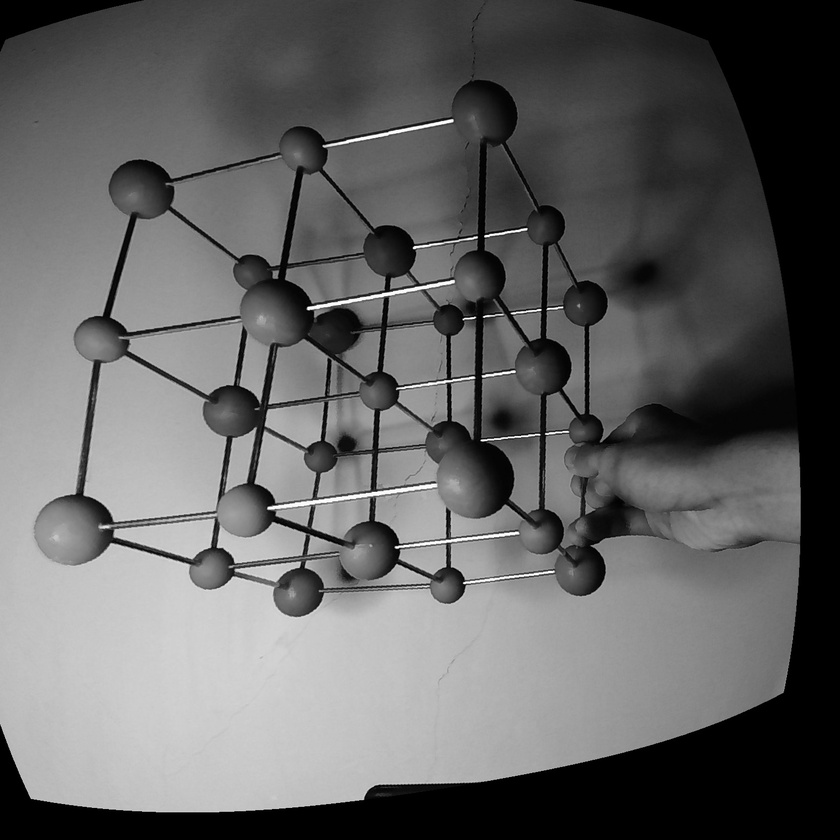
#> input picture Hamster/Week 13/LEFT_1.jpg, 840 x 840 px, shrunk from 1520 x 1520 before the run, found by its file name
$ python line_scope.py
#> lines starting #> are read from the running program, lines starting #| are printed output that depends on the picture
import cv2
import numpy as np
import math

def line_scope(file_name):
#> called with file_name = 'Left_1.jpg'
    img = cv2.imread(file_name)
#> img is the input picture: shape (840, 840, 3); min 0, max 255, mean 99

    gray = cv2.cvtColor(img,cv2.COLOR_BGR2GRAY)

    kernel_size = 5
    blur_gray = cv2.GaussianBlur(gray,(kernel_size, kernel_size),0)
    low_threshold = 50
    high_threshold = 150
    edges = cv2.Canny(blur_gray, low_threshold, high_threshold)
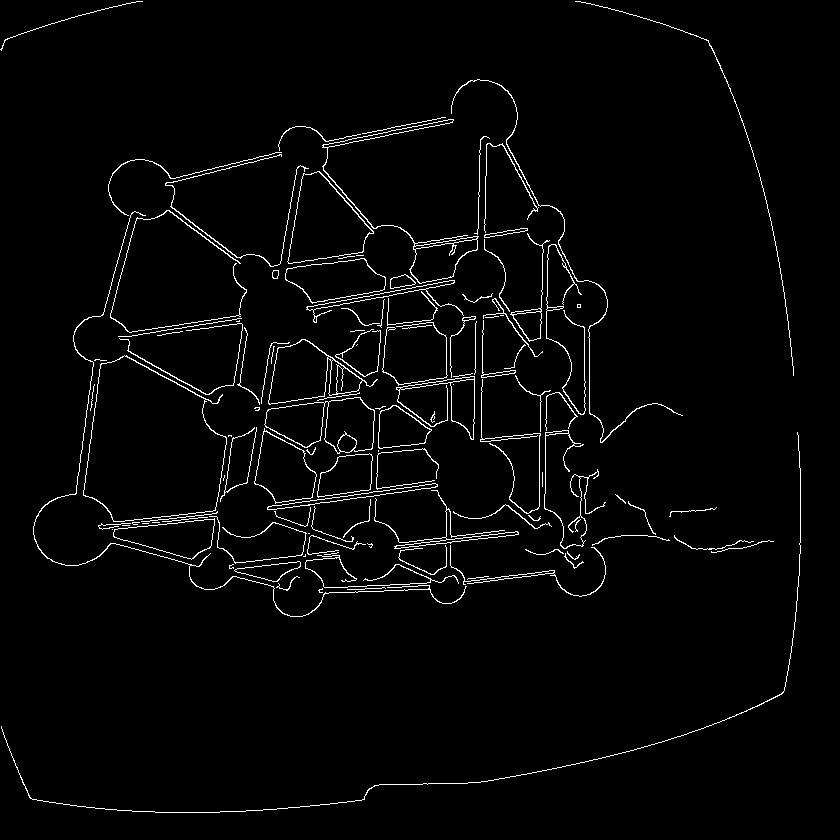
#> edges: shape (840, 840); 2.5% white in thin lines or dots
    rho = 1  # distance resolution in pixels of the Hough grid
    theta = np.pi / 180  # angular resolution in radians of the Hough grid
    threshold = 15  # minimum number of votes (intersections in Hough grid cell)
    min_line_length = 50  # minimum number of pixels making up a line
    max_line_gap = 20  # maximum gap in pixels between connectable line segments
    line_image = np.copy(img) * 0  # creating a blank to draw lines on
#> line_image: shape (840, 840, 3); every value is 0

    # Run Hough on edge detected image
    # Output "lines" is an array containing endpoints of detected line segments
    lines = cv2.HoughLinesP(edges, rho, theta, threshold, np.array([]),
                        min_line_length, max_line_gap)
#> lines = 177 rows, first 6: [394, 546, 537, 528], [235, 563, 371, 546], [481, 441, 483, 297], [414, 243, 485, 232], [267, 507, 435, 483], [471, 316, 580, 304]

    for line in lines:
        for x1,y1,x2,y2 in line:
            cv2.line(line_image,(x1,y1),(x2,y2),(255,0,0),2)
#> this loop made 177 passes
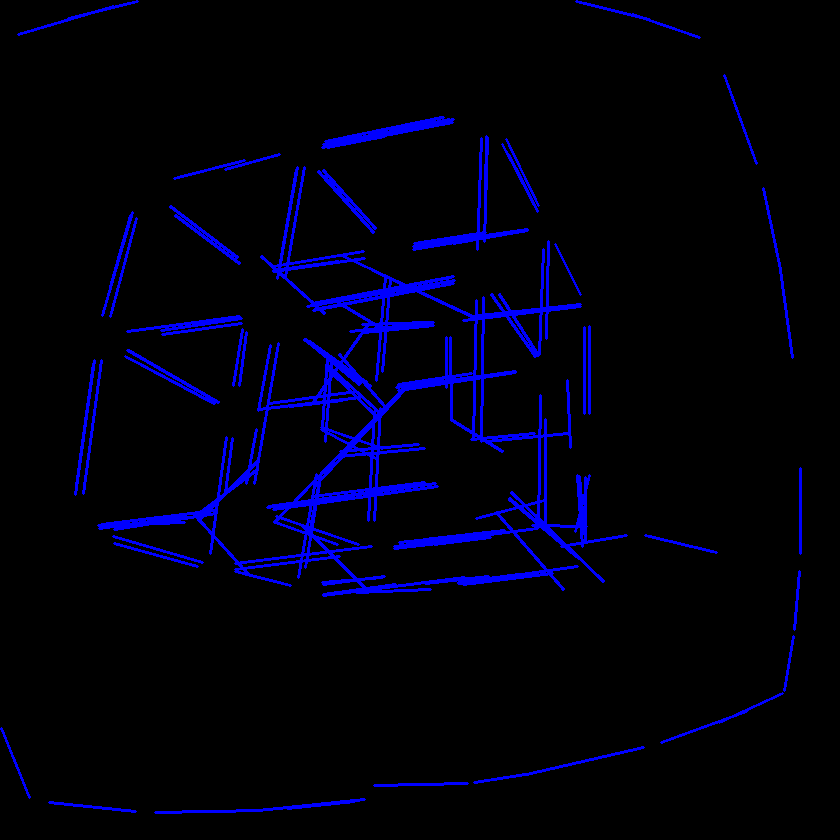
#> line_image: shape (840, 840, 3); mean B, G, R 13.9, 0, 0
    cv2.imwrite("line_"+file_name,line_image)
    return_line=[]
    line_file=open("line_scope.txt",'w')
    for i in lines:
        return_line.append(i[0])
        line_file.write(str(i[0])+'\n')
#> this loop made 177 passes
#> after the loop, return_line = 177 items, first 6: [394, 546, 537, 528], [235, 563, 371, 546], [481, 441, 483, 297], [414, 243, 485, 232], [267, 507, 435, 483], [471, 316, 580, 304]
    line_file.close()
    return return_line

# Draw the lines on the  image
#lines_edges = cv2.addWeighted(img, 0.8, line_image, 1, 0)
line_scope("Left_1.jpg")
line_scope("Right_1.jpg")
#> call 2 of line_scope, with file_name = 'Right_1.jpg'
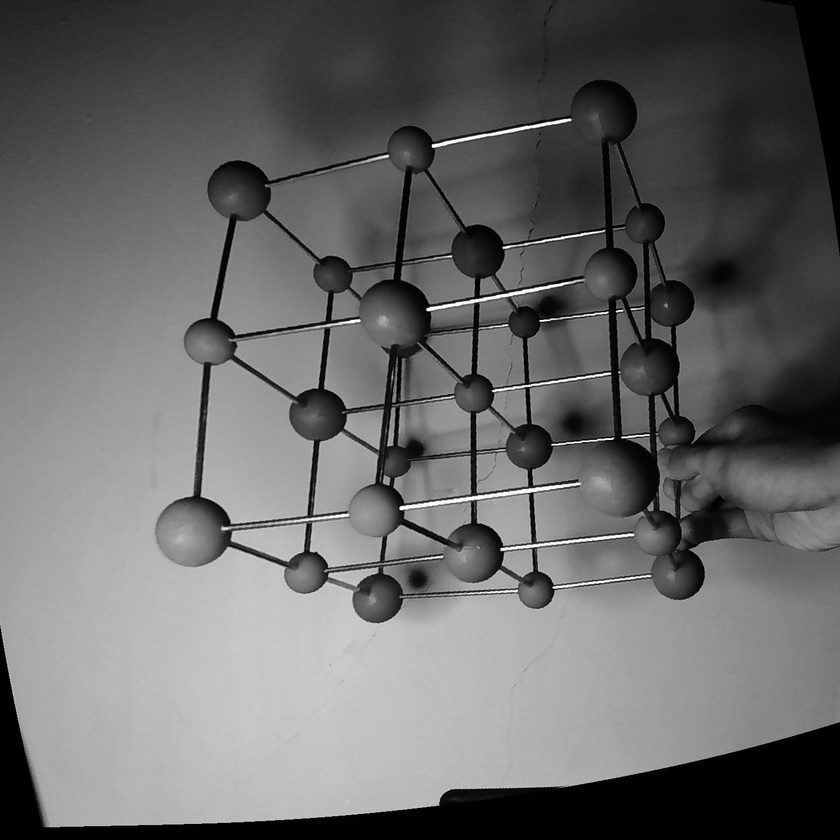
#> input picture Hamster/Week 13/RIGHT_1.jpg, 840 x 840 px, shrunk from 1520 x 1520 before the run, found by its file name
#> in line_scope, img is the input picture: shape (840, 840, 3); min 0, max 255, mean 103.4
#> in line_scope (call 2), `edges = cv2.Canny(blur_gray, low_threshold, high_threshold)`:
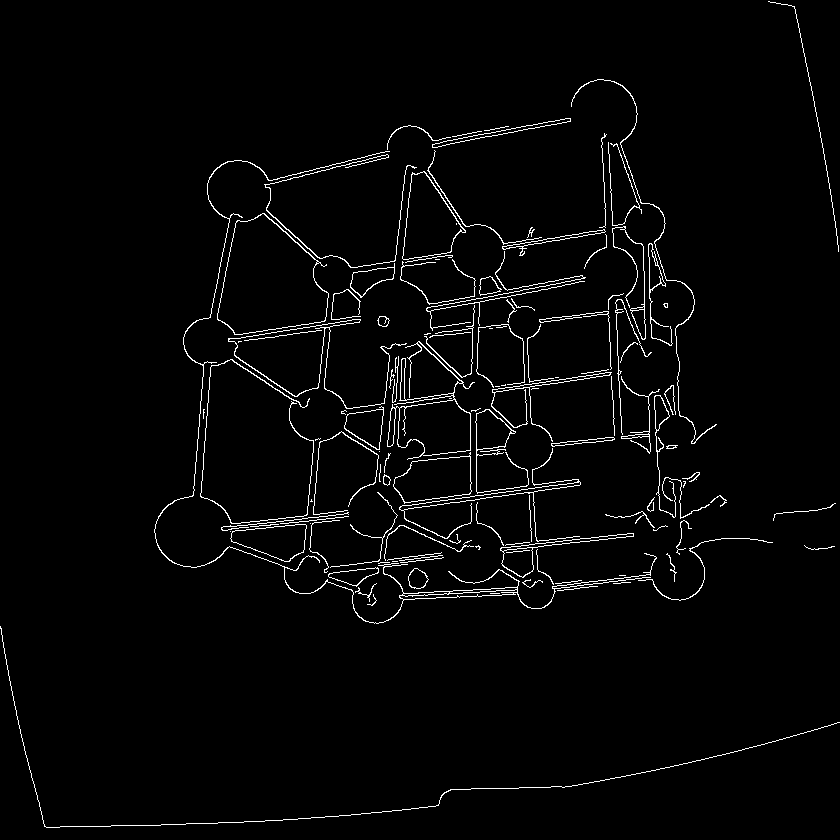
#> edges: shape (840, 840); 2.5% white in thin lines or dots
#> in line_scope (call 2), `lines = cv2.HoughLinesP(edges, rho, theta, threshold, np.array([]), mi..`: lines = 182 rows, first 6: [602, 137, 606, 247], [489, 133, 549, 121], [429, 304, 582, 275], [502, 247, 623, 226], [552, 586, 650, 574], [432, 147, 570, 121]
#> the loop in line_scope (call 2), `for line in lines:` made 182 passes
#> after the loop in line_scope (call 2), `for line in lines:`:
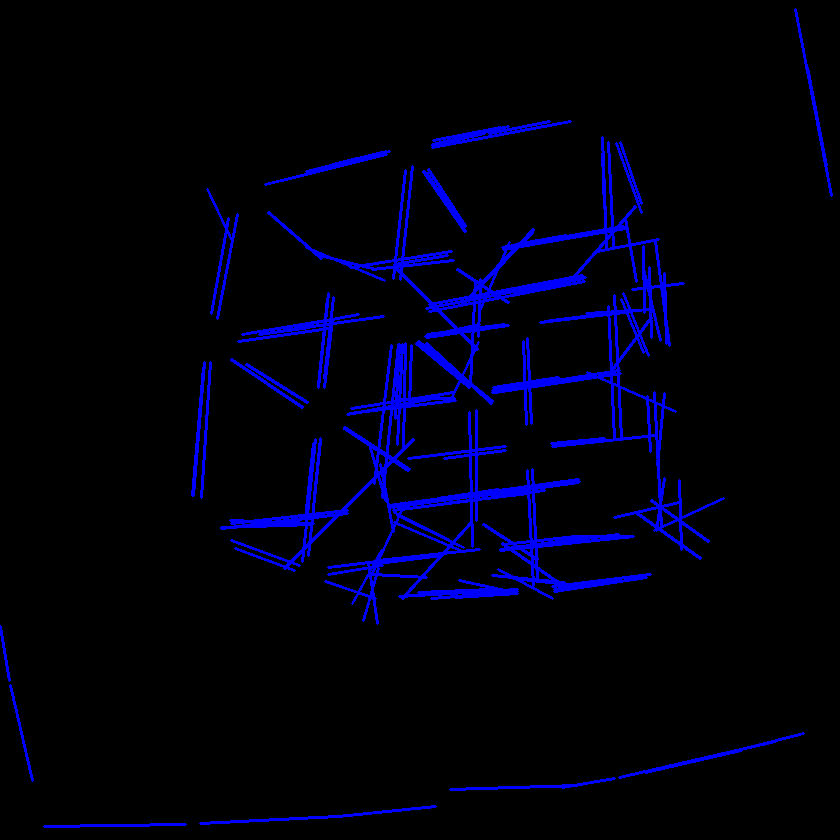
#> line_image: shape (840, 840, 3); mean B, G, R 14.1, 0, 0
#> the loop in line_scope (call 2), `for i in lines:` made 182 passes
#> after the loop in line_scope (call 2), `for i in lines:`: return_line = 182 items, first 6: [602, 137, 606, 247], [489, 133, 549, 121], [429, 304, 582, 275], [502, 247, 623, 226], [552, 586, 650, 574], [432, 147, 570, 121]
